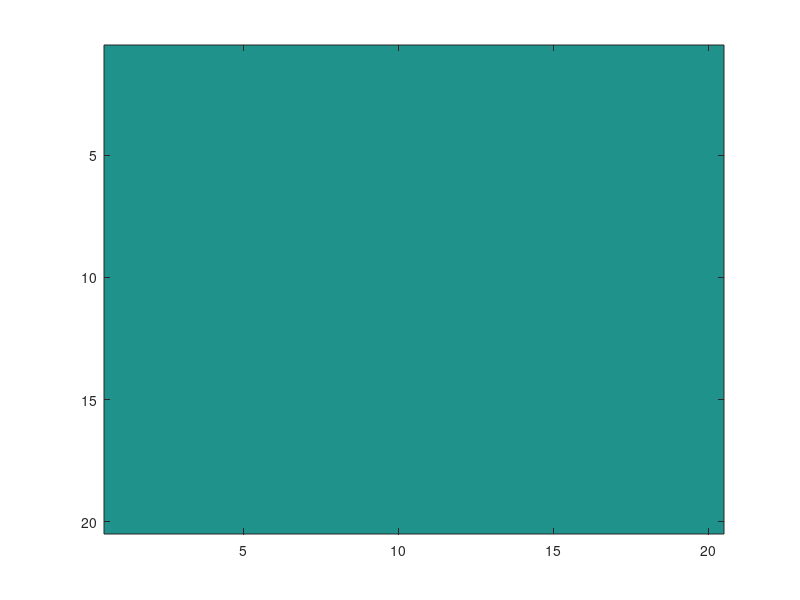

MATLAB code for this plot: (Note: this script raises an error after producing the figure.)
alive = [];
board = zeros(20);

disp (board)

figure();
imagesc(board);

finishedSetup = false;
while ~finishedSetup
    setup();
end